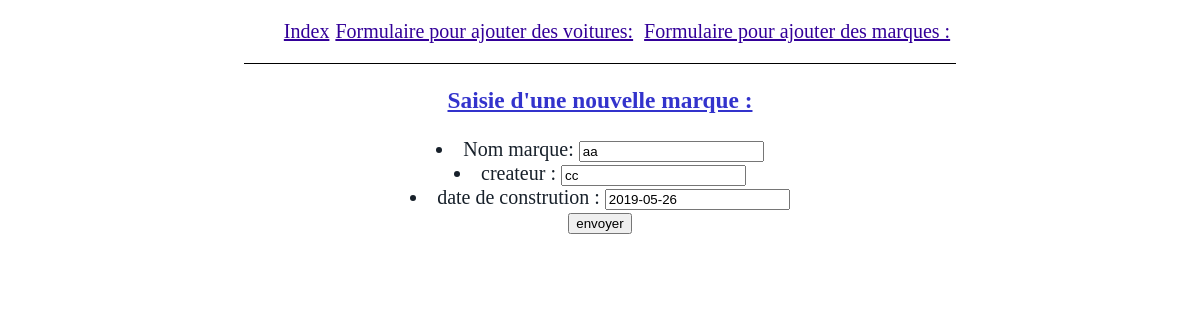
The app's page /myfirstapp/update2/6/ with its own data.
### myfirstapp/models.py (models this page shows, shortened)
class marque(models.Model):
    nom_marque = models.CharField(max_length=100)
    createur = models.CharField(max_length = 100)
    date_creation = models.DateField(blank=True, null = True)
    def dico(self):
        return {"nom_marque":self.nom_marque,"createur":self.createur,"date_creation":self.date_creation}

### myfirstapp/views.py (the view)
# urls.py: path('update2/<int:id>/',views.update2),
def update2(request,id):
    marque = models.marque.objects.get(pk=id)
    form = marqueForm(marque.dico())
    return render(request,"myfirstapp/formulaire2.html",{"form":form,"id":id})

### myfirstapp/forms.py
class marqueForm(ModelForm):
    class Meta:
        model = models.marque
        fields = ('nom_marque', 'createur', 'date_creation')
        labels = {
            'marque' : _('Nom de la marque '),
            'createur' : _('createur ') ,
            'date_creation' : _('date de constrution  '),
        }

### myfirstapp/templates/myfirstapp/formulaire2.html (shortened to what this page needs)
{% extends "myfirstapp/main.html" %}
{% block content %}
<body>
       <h3> Saisie d'une nouvelle marque :</h3>
       {% if id != None %}
            <form method='post' action="/myfirstapp/updatetraitement2/{{id}}/">
            {% else %}
                <form method='post' action="/myfirstapp/recup2/" >
        {% endif %}
        {{form.as_ul }}
        <input type="submit" value="envoyer"/>
                </form>
</body>
{% endblock %}

### myfirstapp/static/myfirstapp/index.css (style rules this page uses)
h3 { color :#3333CC; text-decoration : underline; }
body { text-align: center ; margin: 0 ; padding: 0; font-size: 20px; background-image: url("https://www.bianoti.com/wp-content/uploads/20140924_54228475c2920.jpg") ; color: #17202a ; }

### records on screen
marque: nom_marque "aa", createur "cc", date_creation "2019-05-26"
